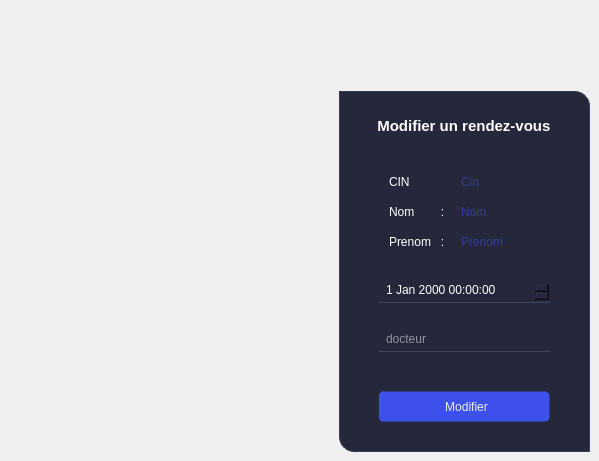
     <widget class="QWidget" name="page_6">
      <widget class="QFrame" name="frame_8">
       <property name="geometry">
        <rect>
         <x>339</x>
         <y>91</y>
         <width>251</width>
         <height>361</height>
        </rect>
       </property>
       <property name="styleSheet">
        <string notr="true">QFrame{
background-color:#25283b;

border-top-right-radius:15px;
border-bottom-left-radius:15px;
border:1px solid  rgb(56, 62, 90);
}
</string>
       </property>
       <property name="frameShape">
        <enum>QFrame::StyledPanel</enum>
       </property>
       <property name="frameShadow">
        <enum>QFrame::Raised</enum>
       </property>
       <widget class="QLabel" name="labelBoxBlenderInstalation_8">
        <property name="geometry">
         <rect>
          <x>30</x>
          <y>19</y>
          <width>181</width>
          <height>31</height>
         </rect>
        </property>
        <property name="font">
         <font>
          <family>Segoe UI</family>
          <pointsize>11</pointsize>
          <weight>75</weight>
          <bold>true</bold>
         </font>
        </property>
        <property name="styleSheet">
         <string notr="true">color:rgb(255, 255, 255);
border:none;</string>
        </property>
        <property name="text">
         <string>  Modifier un rendez-vous</string>
        </property>
       </widget>
       <widget class="QLineEdit" name="lineEdit_19">
        <property name="enabled">
         <bool>false</bool>
        </property>
        <property name="geometry">
         <rect>
          <x>120</x>
          <y>110</y>
          <width>81</width>
          <height>21</height>
         </rect>
        </property>
        <property name="styleSheet">
         <string notr="true">QLineEdit{
background-color:transparent;
border:none;
color:#3d50eb;}
</string>
        </property>
        <property name="placeholderText">
         <string>Nom</string>
        </property>
       </widget>
       <widget class="QLineEdit" name="lineEdit_20">
        <property name="enabled">
         <bool>false</bool>
        </property>
        <property name="geometry">
         <rect>
          <x>120</x>
          <y>140</y>
          <width>121</width>
          <height>21</height>
         </rect>
        </property>
        <property name="styleSheet">
         <string notr="true">QLineEdit{
background-color:transparent;
border:none;
color:#3d50eb;
}
</string>
        </property>
        <property name="placeholderText">
         <string>Prenom</string>
        </property>
       </widget>
       <widget class="QLineEdit" name="lineEdit_22">
        <property name="geometry">
         <rect>
          <x>40</x>
          <y>240</y>
          <width>171</width>
          <height>21</height>
         </rect>
        </property>
        <property name="styleSheet">
         <string notr="true">QLineEdit{
background-color:#25283b;
border-radius:none;
border-bottom:1px solid rgb(61, 70, 86);
color:rgb(255, 255, 255);
padding:0 0 4px 5px;
}
QLineEdit:focus{
border-bottom:1px solid #3d50eb;
}</string>
        </property>
        <property name="placeholderText">
         <string>docteur</string>
        </property>
       </widget>
       <widget class="QLineEdit" name="lineEdit_23">
        <property name="enabled">
         <bool>true</bool>
        </property>
        <property name="geometry">
         <rect>
          <x>120</x>
          <y>80</y>
          <width>171</width>
          <height>21</height>
         </rect>
        </property>
        <property name="styleSheet">
         <string notr="true">QLineEdit{
background-color:transparent;
border:none;
color:#3d50eb;}
</string>
        </property>
        <property name="placeholderText">
         <string>Cin</string>
        </property>
       </widget>
       <widget class="QLabel" name="label_17">
        <property name="geometry">
         <rect>
          <x>50</x>
          <y>80</y>
          <width>51</width>
          <height>21</height>
         </rect>
        </property>
        <property name="styleSheet">
         <string notr="true">border:none;
color:white;</string>
        </property>
        <property name="text">
         <string>CIN         :</string>
        </property>
       </widget>
       <widget class="QDateTimeEdit" name="dateTimeEdit_2">
        <property name="geometry">
         <rect>
          <x>40</x>
          <y>190</y>
          <width>171</width>
          <height>22</height>
         </rect>
        </property>
        <property name="styleSheet">
         <string notr="true">QDateTimeEdit{
background-color:#25283b;
border-radius:none;
border-bottom:1px solid rgb(61, 70, 86);
color:rgb(255, 255, 255);
padding:0 0 4px 5px;
}
QDateTimeEdit:focus{
border-bottom:1px solid #3d50eb;
}</string>
        </property>
       </widget>
       <widget class="QLabel" name="label_18">
        <property name="geometry">
         <rect>
          <x>50</x>
          <y>110</y>
          <width>61</width>
          <height>21</height>
         </rect>
        </property>
        <property name="styleSheet">
         <string notr="true">border:none;
color:white;</string>
        </property>
        <property name="text">
         <string>Nom        :</string>
        </property>
       </widget>
       <widget class="QLabel" name="label_19">
        <property name="geometry">
         <rect>
          <x>50</x>
          <y>140</y>
          <width>81</width>
          <height>21</height>
         </rect>
        </property>
        <property name="styleSheet">
         <string notr="true">border:none;
color:white;</string>
        </property>
        <property name="text">
         <string>Prenom   :   </string>
        </property>
       </widget>
       <widget class="QPushButton" name="pushButton_50">
        <property name="geometry">
         <rect>
          <x>40</x>
          <y>300</y>
          <width>171</width>
          <height>31</height>
         </rect>
        </property>
        <property name="styleSheet">
         <string notr="true">QPushButton {
background-image: url(C:/Users/HP/Documents/Health-application/icons/16x16/cil-folder-open.png);
	background-position: left center;

    background-repeat: no-repeat;

	border: 1px solid transparent;
color:rgb(238, 238, 238);
border-left:5px solid #3d50eb;

	border-radius: 5px;	



	background-color:#3d50eb;

}
QPushButton:hover {
color:rgb(255, 255, 255);
		background-color: rgb(63, 84, 244);
}
QPushButton:pressed {	
	border: 2px solid rgb(55, 74, 214) ;
}</string>
        </property>
        <property name="text">
         <string>Modifier</string>
        </property>
       </widget>
       <zorder>labelBoxBlenderInstalation_8</zorder>
       <zorder>lineEdit_19</zorder>
       <zorder>lineEdit_22</zorder>
       <zorder>lineEdit_23</zorder>
       <zorder>label_17</zorder>
       <zorder>dateTimeEdit_2</zorder>
       <zorder>label_18</zorder>
       <zorder>label_19</zorder>
       <zorder>lineEdit_20</zorder>
       <zorder>pushButton_50</zorder>
      </widget>
     </widget>
